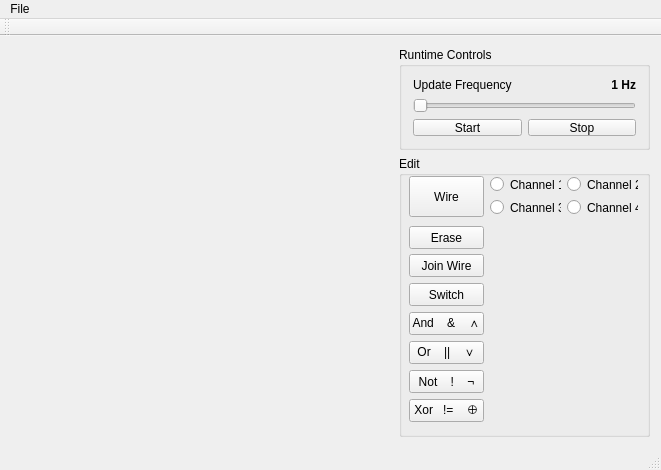
<?xml version="1.0" encoding="UTF-8"?>
<ui version="4.0">
 <class>MainWindow</class>
 <widget class="QMainWindow" name="MainWindow">
  <property name="geometry">
   <rect>
    <x>0</x>
    <y>0</y>
    <width>661</width>
    <height>453</height>
   </rect>
  </property>
  <property name="windowTitle">
   <string>MainWindow</string>
  </property>
  <widget class="QWidget" name="centralWidget">
   <layout class="QGridLayout" name="gridLayout_2">
    <item row="0" column="1">
     <widget class="QGroupBox" name="groupBox_2">
      <property name="minimumSize">
       <size>
        <width>251</width>
        <height>103</height>
       </size>
      </property>
      <property name="maximumSize">
       <size>
        <width>251</width>
        <height>104</height>
       </size>
      </property>
      <property name="title">
       <string>Runtime Controls</string>
      </property>
      <layout class="QGridLayout" name="gridLayout">
       <item row="2" column="0">
        <widget class="QPushButton" name="pushButton_11">
         <property name="text">
          <string>Start</string>
         </property>
        </widget>
       </item>
       <item row="0" column="1">
        <widget class="QLabel" name="updateFrequencyLabel">
         <property name="font">
          <font>
           <weight>75</weight>
           <bold>true</bold>
          </font>
         </property>
         <property name="layoutDirection">
          <enum>Qt::LeftToRight</enum>
         </property>
         <property name="text">
          <string>1 Hz</string>
         </property>
         <property name="alignment">
          <set>Qt::AlignRight|Qt::AlignTrailing|Qt::AlignVCenter</set>
         </property>
        </widget>
       </item>
       <item row="2" column="1">
        <widget class="QPushButton" name="pushButton_2">
         <property name="text">
          <string>Stop</string>
         </property>
        </widget>
       </item>
       <item row="0" column="0">
        <widget class="QLabel" name="label">
         <property name="text">
          <string>Update Frequency</string>
         </property>
        </widget>
       </item>
       <item row="1" column="0" colspan="2">
        <widget class="QSlider" name="updateFrequencySlider">
         <property name="minimum">
          <number>1</number>
         </property>
         <property name="maximum">
          <number>60</number>
         </property>
         <property name="value">
          <number>1</number>
         </property>
         <property name="sliderPosition">
          <number>1</number>
         </property>
         <property name="orientation">
          <enum>Qt::Horizontal</enum>
         </property>
        </widget>
       </item>
      </layout>
     </widget>
    </item>
    <item row="1" column="1">
     <widget class="QGroupBox" name="groupBox_3">
      <property name="minimumSize">
       <size>
        <width>251</width>
        <height>281</height>
       </size>
      </property>
      <property name="autoFillBackground">
       <bool>false</bool>
      </property>
      <property name="title">
       <string>Edit</string>
      </property>
      <widget class="QPushButton" name="pushButton0">
       <property name="geometry">
        <rect>
         <x>10</x>
         <y>70</y>
         <width>75</width>
         <height>23</height>
        </rect>
       </property>
       <property name="text">
        <string>Erase</string>
       </property>
      </widget>
      <widget class="QPushButton" name="pushButton1">
       <property name="geometry">
        <rect>
         <x>10</x>
         <y>20</y>
         <width>75</width>
         <height>41</height>
        </rect>
       </property>
       <property name="text">
        <string>Wire</string>
       </property>
      </widget>
      <widget class="QRadioButton" name="radioButton">
       <property name="geometry">
        <rect>
         <x>91</x>
         <y>20</y>
         <width>71</width>
         <height>17</height>
        </rect>
       </property>
       <property name="text">
        <string>Channel 1</string>
       </property>
      </widget>
      <widget class="QRadioButton" name="radioButton_2">
       <property name="geometry">
        <rect>
         <x>168</x>
         <y>20</y>
         <width>71</width>
         <height>17</height>
        </rect>
       </property>
       <property name="text">
        <string>Channel 2</string>
       </property>
      </widget>
      <widget class="QRadioButton" name="radioButton_3">
       <property name="geometry">
        <rect>
         <x>91</x>
         <y>43</y>
         <width>71</width>
         <height>17</height>
        </rect>
       </property>
       <property name="text">
        <string>Channel 3</string>
       </property>
      </widget>
      <widget class="QRadioButton" name="radioButton_4">
       <property name="geometry">
        <rect>
         <x>168</x>
         <y>43</y>
         <width>71</width>
         <height>17</height>
        </rect>
       </property>
       <property name="text">
        <string>Channel 4</string>
       </property>
      </widget>
      <widget class="QPushButton" name="pushButton2">
       <property name="geometry">
        <rect>
         <x>10</x>
         <y>98</y>
         <width>75</width>
         <height>23</height>
        </rect>
       </property>
       <property name="text">
        <string>Join Wire</string>
       </property>
      </widget>
      <widget class="QPushButton" name="pushButton3">
       <property name="geometry">
        <rect>
         <x>10</x>
         <y>127</y>
         <width>75</width>
         <height>23</height>
        </rect>
       </property>
       <property name="text">
        <string>Switch</string>
       </property>
      </widget>
      <widget class="QPushButton" name="pushButton7">
       <property name="geometry">
        <rect>
         <x>10</x>
         <y>243</y>
         <width>75</width>
         <height>23</height>
        </rect>
       </property>
       <property name="text">
        <string>Xor   !=    ⊕</string>
       </property>
      </widget>
      <widget class="QPushButton" name="pushButton6">
       <property name="geometry">
        <rect>
         <x>10</x>
         <y>214</y>
         <width>75</width>
         <height>23</height>
        </rect>
       </property>
       <property name="text">
        <string>Not    !    ¬</string>
       </property>
      </widget>
      <widget class="QPushButton" name="pushButton4">
       <property name="geometry">
        <rect>
         <x>10</x>
         <y>156</y>
         <width>75</width>
         <height>23</height>
        </rect>
       </property>
       <property name="text">
        <string>And    &amp;&amp;    ∧</string>
       </property>
      </widget>
      <widget class="QPushButton" name="pushButton5">
       <property name="geometry">
        <rect>
         <x>10</x>
         <y>185</y>
         <width>75</width>
         <height>23</height>
        </rect>
       </property>
       <property name="text">
        <string>Or    ||    ∨</string>
       </property>
      </widget>
     </widget>
    </item>
    <item row="0" column="0" rowspan="2">
     <widget class="RenderArea" name="widget" native="true"/>
    </item>
   </layout>
  </widget>
  <widget class="QMenuBar" name="menuBar">
   <property name="geometry">
    <rect>
     <x>0</x>
     <y>0</y>
     <width>661</width>
     <height>21</height>
    </rect>
   </property>
   <widget class="QMenu" name="menuFile">
    <property name="title">
     <string>File</string>
    </property>
    <addaction name="actionSave"/>
    <addaction name="actionSave_As"/>
    <addaction name="actionOpen"/>
   </widget>
   <addaction name="menuFile"/>
  </widget>
  <widget class="QToolBar" name="mainToolBar">
   <attribute name="toolBarArea">
    <enum>TopToolBarArea</enum>
   </attribute>
   <attribute name="toolBarBreak">
    <bool>false</bool>
   </attribute>
  </widget>
  <widget class="QStatusBar" name="statusBar"/>
  <action name="actionSave">
   <property name="text">
    <string>Open</string>
   </property>
  </action>
  <action name="actionSave_As">
   <property name="text">
    <string>Save As..</string>
   </property>
  </action>
  <action name="actionOpen">
   <property name="text">
    <string>Save</string>
   </property>
  </action>
 </widget>
 <layoutdefault spacing="6" margin="11"/>
 <customwidgets>
  <customwidget>
   <class>RenderArea</class>
   <extends>QWidget</extends>
   <header>renderarea.h</header>
   <container>1</container>
  </customwidget>
 </customwidgets>
 <resources/>
 <connections/>
</ui>
